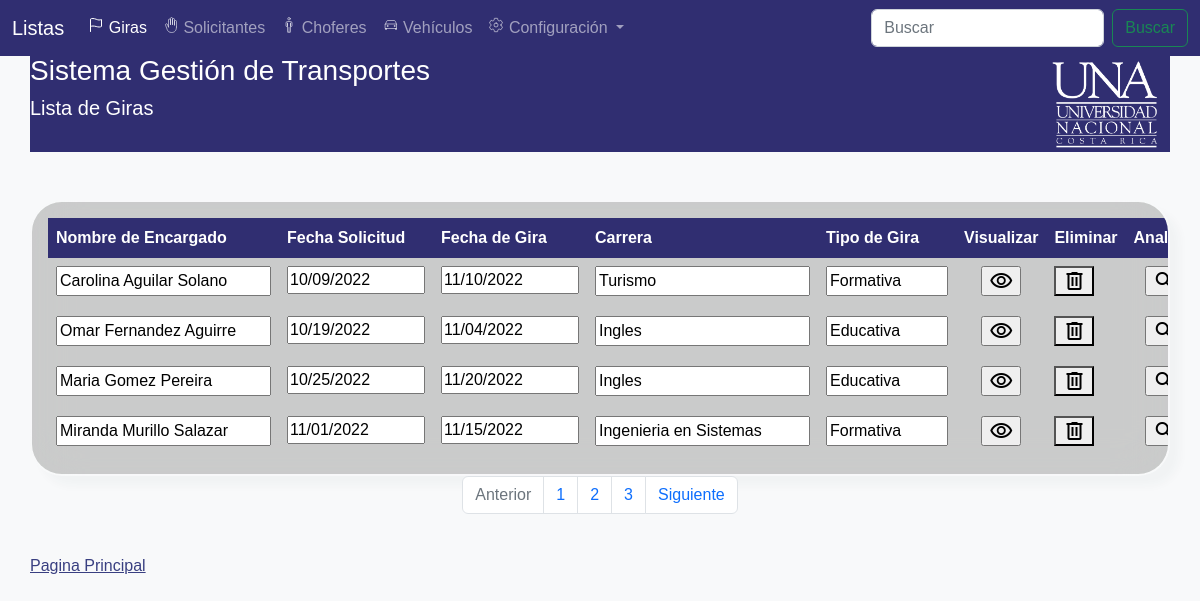
Page /View/GestionGirasView.php on the committed database.
### tables this page shows
CREATE TABLE `tbgira` (
  `tbgiraid` int(11) NOT NULL,
  `tbgiranombreencargado` text NOT NULL,
  `tbgiracedulaencargado` varchar(20) NOT NULL,
  `tbgirafechasolicitud` date NOT NULL,
  `tbgiranombreacompanante` text NOT NULL,
  `tbgiracedulaacompanante` varchar(20) NOT NULL,
  `tbgirafechagira` date NOT NULL,
  `tbgirafechafin` date NOT NULL,
  `tbgiracarrera` text NOT NULL,
  `tbgiracurso` text NOT NULL,
  `tbgiracursonrc` text NOT NULL,
  `tbgiratipogira` text NOT NULL,
  `tbgirarequierechofer` tinyint(2) NOT NULL,
  `tbgiraobjetivo` text NOT NULL,
  `tbgiraidchofer` int(11) NOT NULL,
  `tbgiraestado` text NOT NULL,
  `tbgiracolor` text NOT NULL,
  `tbgiraarea` text NOT NULL
);

### data/GirasData.php (called while the page is built, shortened)
<?php
include '../domain/Gira.php';
class GirasData extends Data {
    public function getAllGira() {
        $conn = mysqli_connect($this->server, $this->user, $this->password, $this->db);
        $conn->set_charset('utf8');
        $querySelect = "SELECT * FROM tbgira;";
        $result = mysqli_query($conn, $querySelect);
        $Giras = [];
        while ($row = mysqli_fetch_array($result)) {
            $currentGira = new Gira($row['tbgiraid'], $row['tbgiranombreencargado'],
            $row['tbgiracedulaencargado'], $row['tbgirafechasolicitud'], $row['tbgiranombreacompanante']
            , $row['tbgiracedulaacompanante'], $row['tbgirafechagira'], $row['tbgirafechafin'], $row['tbgiracarrera'], $row['tbgiracurso'], $row['tbgiracursonrc'], $row['tbgiratipogira']
            , $row['tbgirarequierechofer'], $row['tbgiraobjetivo'], $row['tbgiraidchofer'], $row['tbgiraestado'], $row['tbgiracolor'], $row['tbgiraarea']);
            array_push($Giras, $currentGira);
        }
        return $Giras;
    }
}

### business/GiraBusiness.php (called while the page is built, shortened)
<?php
include '../data/GirasData.php';
class GiraBusiness {
    private $GirasData;
    public function GiraBusiness() {
        $this->GirasData = new GirasData();
    }
    public function getAllGira() {
        return $this->GirasData->getAllGira();
    }
}

### domain/Gira.php (called while the page is built, shortened)
<?php
class Gira{
    private $giraNombreEncargado;
    private $giraFechaSolicitud;
    private $giraFechaGira;
    private $giraCarrera;
    private $giraTipoGira;
    function Gira($giraId, $giraNombreEncargado, $giraCedulaEncargado, $giraFechaSolicitud, $giraNombreAcompanante, $giraCedulaAcompanante, $giraFechaGira, $giraFechaGiraFin, $giraCarrera, $giraCurso, $giraCursoNRC, $giraTipoGira, $giraRequireChofer, $giraObjetivo, $giraIdChofer, $giraEstado, $giraColor, $giraArea){
        $this->giraNombreEncargado = $giraNombreEncargado;
        $this->giraFechaSolicitud = $giraFechaSolicitud;
        $this->giraFechaGira = $giraFechaGira;
        $this->giraCarrera = $giraCarrera;
        $this->giraTipoGira = $giraTipoGira;
    }
	function getGiraNombreEncargado() {
		return $this->giraNombreEncargado;
	}
	function getGiraFechaSolicitud() {
		return $this->giraFechaSolicitud;
	}
	function getGiraFechaGira() {
		return $this->giraFechaGira;
	}
	function getGiraCarrera() {
		return $this->giraCarrera;
	}
	function getGiraTipoGira() {
		return $this->giraTipoGira;
	}
}

### View/GestionGirasView.php (the view, shortened to what this page needs)
<!DOCTYPE html>
<html lang="en">
<head>
    <link href="https://cdn.jsdelivr.net/npm/bootstrap@5.2.2/dist/css/bootstrap.min.css" rel="stylesheet">
    <link rel="stylesheet" href="myProjects/webProject/icofont/css/icofont.min.css">
    <link rel = "stylesheet" href="../css/styleProyect.css" type = "text/css"></link>
    <?php
    include '../Business/GiraBusiness.php';
    ?>
</head>
<body class="bg-light">
  <nav class="navbar navbar-expand-lg fixed-top navbar navbar-dark" style="background-color: #302E71" aria-label="Navegación principal" _mstaria-label="441961">
    <div class="container-fluid">
      <a class="navbar-brand" href="#" _msthash="418717" _msttexthash="924456">Listas</a>
      <div class="navbar-collapse offcanvas-collapse" id="navbar" style="font-size: 1rem">
        <ul class="navbar-nav me-auto mb-2 mb-lg-0">
          <li class="nav-item">
            <a class="nav-link active" aria-current="page" href="./GestionGirasView.php" _msthash="1070225" _msttexthash="177827">
              <ion-icon name="flag-outline"></ion-icon> Giras
            </a>
          </li>
          <li class="nav-item">
            <a class="nav-link" href="./GestionSolicitantesView.php" _msthash="1070407" _msttexthash="257478">
              <ion-icon name="hand-right-outline"></ion-icon> Solicitantes
            </a>
          </li>
          <li class="nav-item">
            <a class="nav-link" href="./GestionChoferesView.php" _msthash="1070589" _msttexthash="76245">
              <ion-icon name="man-outline"></ion-icon> Choferes
            </a>
          </li>
          <li class="nav-item">
            <a class="nav-link" href="./GestionVehiculosView.php" _msthash="1070771" _msttexthash="282880">
              <ion-icon name="car-outline"></ion-icon> Vehículos
            </a>
          </li>
          <li class="nav-item dropdown">
            <a class="nav-link dropdown-toggle" href="#" data-bs-toggle="dropdown" aria-expanded="false" _msthash="1070953" _msttexthash="262119">
              <ion-icon name="settings-outline"></ion-icon> Configuración
            </a>
          </li>
        </ul>
        <form class="d-flex" role="search">
          <input class="form-control me-2" type="search" placeholder="Buscar" aria-label="Buscar" _mstplaceholder="76154" _mstaria-label="76154">
          <button class="btn btn-outline-success" type="submit" _msthash="1202799" _msttexthash="76154">Buscar</button>
        </form>
      </div>
    </div>
  </nav>
</body>
<body class="" style="background-image: url(../Images/.webp); background-repeat: no-repeat; background-size: cover; background-position: center center;">
  <div style="background-color: #302E71">
    <img src="../Images/LOGO-UNA1-Blanco.png" alt="logo" style="float:right" width="129px">
    <h3 style="color: white">Sistema Gestión de Transportes</h3>
    <h5 style="color: white">Lista de Giras</h5>
    <br>
</div>
  <center><div class="table-responsive card-body card mask-custom col-12 row justify-content-center container">
    <table class="table table-borderless text-white mb-0">
    <thead style="background-color: #302E71;">
      <tr>
        <th>Nombre de Encargado</th>
        <th>Fecha Solicitud</th>
        <th>Fecha de Gira</th>
        <th>Carrera</th>
        <th>Tipo de Gira</th>
        <th>Visualizar</th>
        <th>Eliminar</th>
        <th>Analizar</th>
      </tr>
    </thead>
    <tbody id=buscar>
      <?php
      $GiraBusiness = new GiraBusiness();
      $allGiras = $GiraBusiness->getAllGira();
      foreach ($allGiras as $current) {
        echo '<form method="post" enctype="multipart/form-data" action="../business/GiraAction.php">';
        echo '<td><input type="text" readonly name="tbgiranombreencargado" id="tbgiranombreencargado" value="' . $current->getGiraNombreEncargado() . '"/></td>';
        echo '<td><input type="date" readonly name="tbgirafechasolicitud" id="tbgirafechasolicitud" value="' . $current->getGiraFechaSolicitud() . '"/></td>';
        echo '<td><input type="date" readonly name="tbgirafechagira" id="tbgirafechagira" value="' . $current->getGiraFechaGira() . '"/></td>';
        echo '<td><input type="text" readonly name="tbgiracarrera" id="tbgiracarrera" value="' . $current->getGiraCarrera() . '"/></td>';
        echo '<td><input type="text" readonly name="tbgiratipogira" size = "10px" id="tbgiratipogira" value="' . $current->getGiraTipoGira() . '"/></td>';
        echo '<td><center><input type="submit" class="material-symbols-outlined" value="visibility" name="show" id="show"/></center></td>';
        echo '<td><button class="material-symbols-outlined" onclick="EliminarGira()">delete</button></td>';
        echo '<td><center><input type="submit" class="material-symbols-outlined" value="search" name="search" id="search"/></center></td>';
        echo '</form>';
      }
      ?>
    </tbody>
  </table>
    </div></center>
  <nav aria-label="Page navigation example">
    <ul class="pagination justify-content-center">
      <li class="page-item disabled">
        <a class="page-link">Anterior</a>
      </li>
      <li class="page-item"><a class="page-link" href="#">1</a></li>
      <li class="page-item"><a class="page-link" href="#">2</a></li>
      <li class="page-item"><a class="page-link" href="#">3</a></li>
      <li class="page-item">
        <a class="page-link" href="#">Siguiente</a>
      </li>
    </ul>
  </nav>
  <a href="./PaginaPrincipalAdministradorView.php" style="color: #393f81;">Pagina Principal</a></p>
</body>
</html>

### css/styleProyect.css (style rules this page uses)
body { padding: 30px; background-size: cover; font-family: sans-serif; }
table td, table th { text-overflow: ellipsis; white-space: nowrap; overflow: hidden; }
.mask-custom { background: rgba(24, 24, 16, .2); border-radius: 2em; backdrop-filter: blur(25px); border: 2px solid rgba(255, 255, 255, 0.05); background-clip: padding-box; box-shadow: 10px 10px 10px rgba(46, 54, 68, 0.03); }

### View/GestionGirasView.php (style rules this page uses)
thead th { color: #fff; }

### rows in the picture
tbgira: tbgiranombreencargado "Carolina Aguilar Solano", tbgirafechasolicitud "10/09/2022", tbgirafechagira "11/10/2022", tbgiracarrera "Turismo", tbgiratipogira "Formativa"
tbgira: tbgiranombreencargado "Omar Fernandez Aguirre", tbgirafechasolicitud "10/19/2022", tbgirafechagira "11/04/2022", tbgiracarrera "Ingles", tbgiratipogira "Educativa"
tbgira: tbgiranombreencargado "Maria Gomez Pereira", tbgirafechasolicitud "10/25/2022", tbgirafechagira "11/20/2022", tbgiracarrera "Ingles", tbgiratipogira "Educativa"
tbgira: tbgiranombreencargado "Miranda Murillo Salazar", tbgirafechasolicitud "11/01/2022", tbgirafechagira "11/15/2022", tbgiracarrera "Ingenieria en Sistemas", tbgiratipogira "Formativa"
